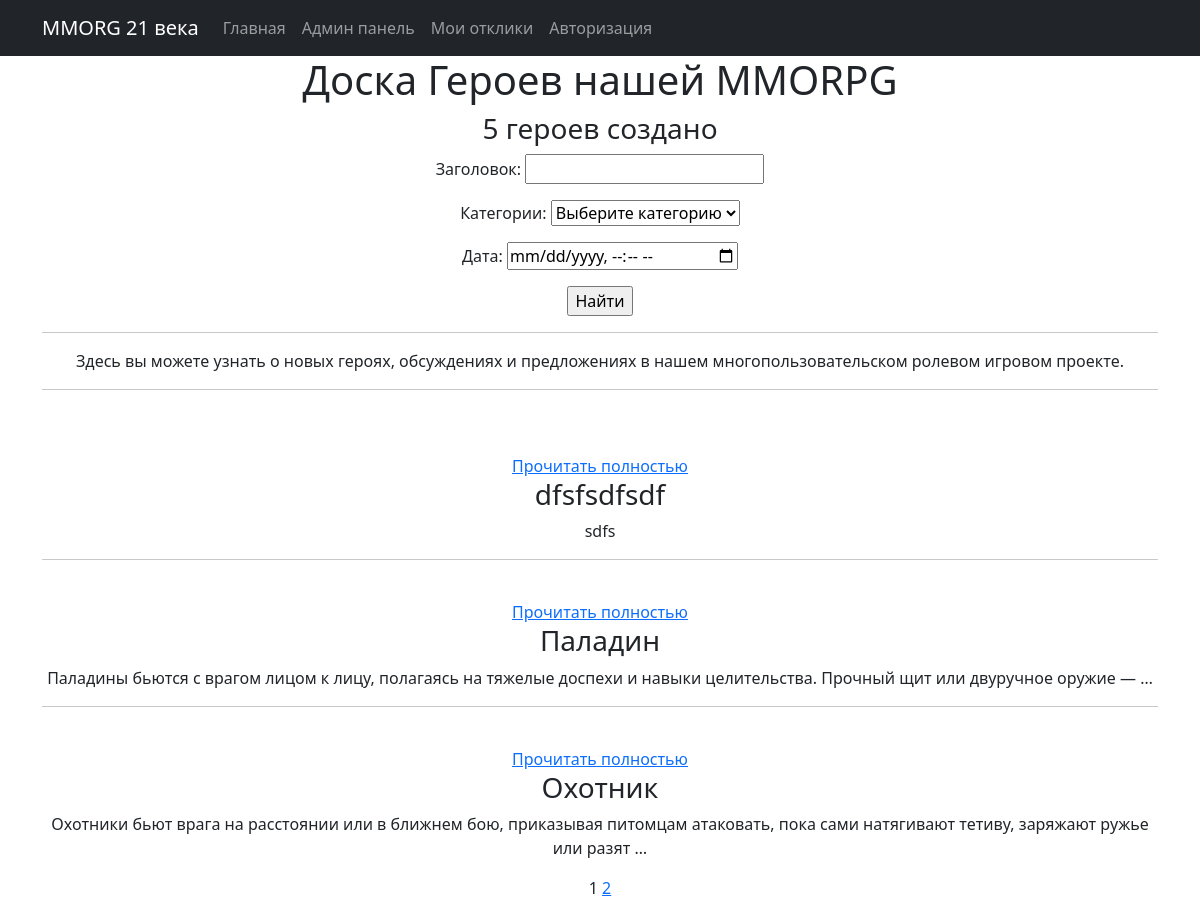
Before: / with the older database file.
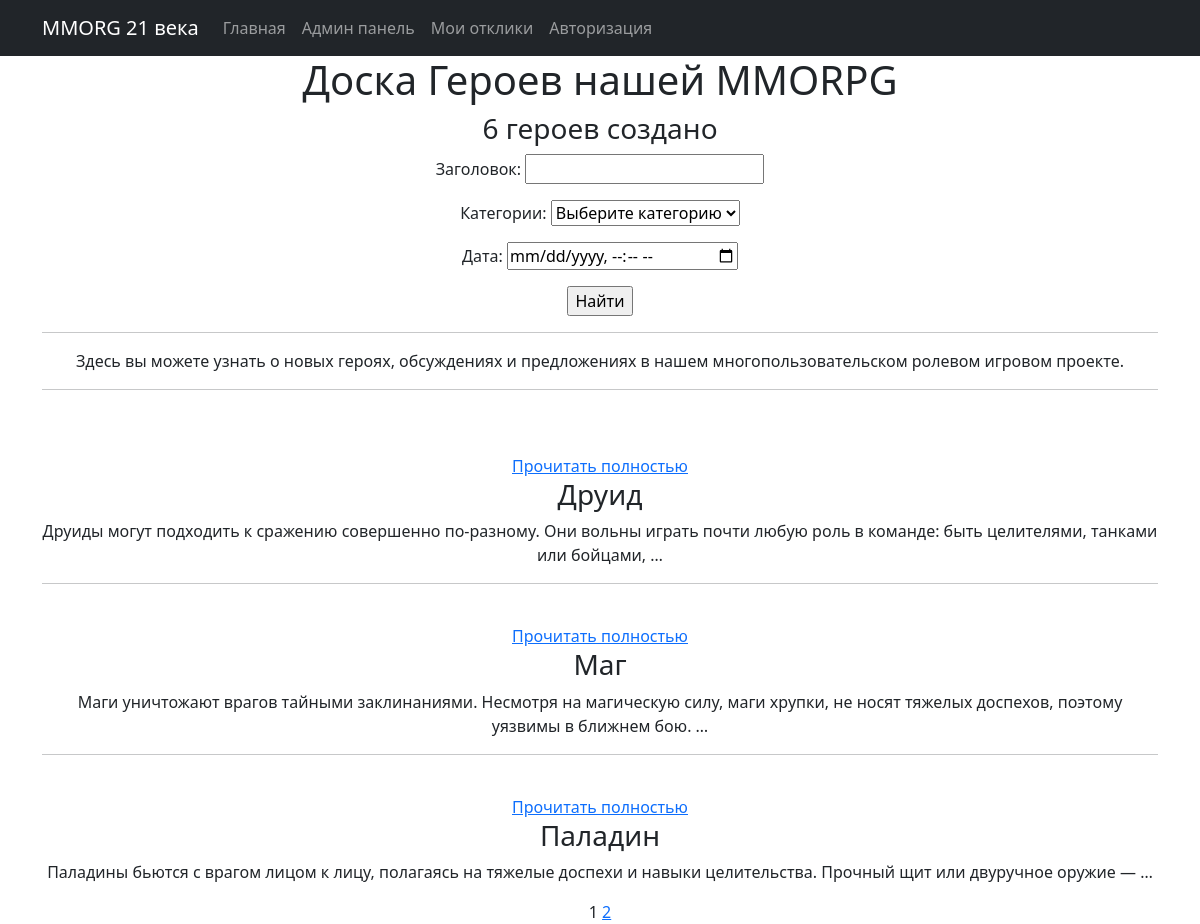
After: the same page with the newer database file.
### board/models.py (models this page shows, shortened)
class Message(models.Model):
    author = models.ForeignKey(
        User,
        related_name='message_owner',
        on_delete=models.CASCADE,
        verbose_name="Создатель героя")
    date_create = models.DateTimeField(auto_now_add=True)
    title = models.CharField(verbose_name='Заголовок', max_length=200)
    content = models.TextField(blank=True, null=True)
    message_media = models.FileField(verbose_name='Добавление медиафайлов',
                                     upload_to='media/', blank=True, null=True)
    def __init__(self, *args, **kwargs):
        super().__init__(*args, **kwargs)
    tanks = 'TN'
    hills = 'HL'
    dd = 'DD'
    merchants = 'MR'
    gild_masters = 'GM'
    quest_givers = 'QG'
    blacksmiths = 'BS'
    potions_brewers = 'PB'
    spell_masters = 'SM'
    CATEGORIES = [
        (tanks, 'Танки'),
        (hills, 'Хилы'),
        (dd, 'ДД'),
        (merchants, 'Торговцы'),
        (gild_masters, 'Гилдмастеры'),
        (quest_givers, 'Квестгиверы'),
        (blacksmiths, 'Кузнецы'),
        (potions_brewers, 'Зельевары'),
        (spell_masters, 'Мастера заклинаний'),
    ]
    category = models.CharField(verbose_name='Категория',
                                max_length=2,
                                choices=CATEGORIES, default=tanks)

### board/views.py (the view)
# urls.py: path('', MessageList.as_view(), name='message_list'),
class MessageList(ListView):
    model = Message
    ordering = '-date_create'
    template_name = 'board_message.html'
    context_object_name = 'messages'
    paginate_by = 3
    def get_queryset(self):
        queryset = super().get_queryset()
        self.filterset = MessageFilter(self.request.GET, queryset=queryset)
        return self.filterset.qs  # И возвращаем отфильтрованные результаты
    def get_context_data(self, **kwargs):
        context = super().get_context_data(**kwargs)
        context['filterset'] = self.filterset
        return context

### templates/board_message.html (shortened to what this page needs)
{% extends 'flatpages/default.html' %}
{% load custom_extras %}
{% load custom_filters %}
{% load custom_tags %}
{% block content %}
<h1>Доска Героев нашей MMORPG</h1>
    <h3>{{ filterset.qs.count }} героев создано</h3>
    <form action="" method="get">
        {{ filterset.form.as_p }}
        <input type="submit" value="Найти" />
    </form>
<hr>
<p>Здесь вы можете узнать о новых героях, обсуждениях и предложениях в нашем многопользовательском ролевом игровом проекте.</p>
<hr>
<br>
{% for m in messages %}
<br>
<nav>
        <a href="{% url 'message_detail' pk=m.id %}"> Прочитать полностью </a>
            <h3>{{ m.title|truncatewords:5 }}</h3>
        <p>{{ m.content|truncatewords:20}}</p>
        {% if not forloop.last %}
</nav>
<dl>
    <dt>
        <hr>
        {% endif %}
    </dt>
</dl>
    {% endfor %}
   {{ page_obj.number }}
   {% if page_obj.has_next %}
       <a href="?page={{ page_obj.next_page_number }}">{{ page_obj.next_page_number }}</a>
   {% endif %}
{% endblock content %}

Changed rows visible on the page:
no longer on this page (row edited): Message: title "Охотник", content "Охотники бьют врага на расстоянии или в ближнем бою, приказывая питомцам атаковать, пока сами натягивают тетиву, заряжают ружье или разят …"
added Message: title "Друид", content "Друиды могут подходить к сражению совершенно по-разному. Они вольны играть почти любую роль в команде: быть целителями, танками или бойцами, …"
changed Message: title "dfsfsdfsdf" → "Маг"; content "sdfs" → "Маги уничтожают врагов тайными заклинаниями. Несмотря на магическую силу, маги хрупки, не носят тяжелых доспехов, поэтому уязвимы в ближнем бою. …"
Other visible differences:
{{ filterset.qs.count }}: "5" → "6"
